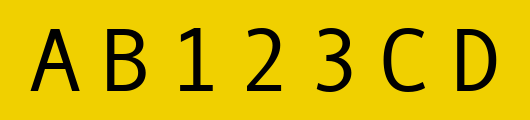
#> input picture premiere/12-projet-plaque/plaque_photo.png, 530 x 120 px
$ python plaque.py
#> lines starting #> are read from the running program, lines starting #| are printed output that depends on the picture
### premiere/12-tp-ocr/ocr.py
"""
Reconnaissance de chiffres et de lettres manuscrits par les k plus proches voisins.
1re NSI - activite guidee OCR.  TRAME a completer au fil de la fiche.

Ce fichier contient :
  - les fonctions FOURNIES (charger, afficher, grille_vers_vecteur) : ne pas les modifier ;
  - les fonctions A COMPLETER : remplacer chaque ... par votre code,
    en suivant les trous (a), (b), (c), (d), (e) de la fiche ;
  - des TESTS, en bas du fichier : chaque etape affiche [OK] ou [A FAIRE].
    Au debut, tout est A FAIRE : c'est normal.

Donnees (a placer dans le meme dossier) :
    chiffres_train.csv / chiffres_test.csv   -> vrais chiffres manuscrits (MNIST)
    lettres_train.csv  / lettres_test.csv    -> vraies lettres manuscrites (EMNIST)

    python3 ocr.py
"""

import csv

TAILLE = 14   # les images font 14 x 14 pixels


# =====================================================================
#  Charger les donnees (fourni)
# =====================================================================

def charger(fichier):
    """Renvoie une liste de couples (pixels, etiquette).
    pixels est une liste de 196 entiers (0 ou 1) ; etiquette une chaine."""
    donnees = []
    with open(fichier, encoding="utf-8", newline="") as f:
        lecteur = csv.reader(f)
        next(lecteur)                        # sauter la ligne d'en-tete
        for ligne in lecteur:
            etiquette = ligne[0]
            pixels = [int(v) for v in ligne[1:]]
            donnees.append((pixels, etiquette))
    return donnees


# =====================================================================
#  Le coeur du k-NN (partie 1) : A COMPLETER
# =====================================================================

# [75 lines left out: functions distance, k_plus_proches, vote, classer, taux_reussite, afficher and 1 more, not called in this run]


# =====================================================================
#  Tests (ne pas modifier)
# =====================================================================

EXEMPLES = [([1, 1], "A"), ([2, 1], "A"), ([5, 4], "B"), ([6, 5], "B")]


def test_distance():
    assert distance([1, 1], [2, 2]) == 2
    assert distance([0, 0, 0], [1, 2, 3]) == 14


def test_k_plus_proches():
    assert k_plus_proches(EXEMPLES, [2, 2], 3) == ["A", "A", "B"]
    assert k_plus_proches(EXEMPLES, [6, 6], 1) == ["B"]


# [4 lines left out: function test_vote, not called in this run]


def test_classer():
    assert classer(EXEMPLES, [2, 2], 3) == "A"
    assert classer(EXEMPLES, [5, 5], 3) == "B"


# [14 lines left out: functions test_taux_reussite, lancer, not called in this run]


# Les tests ne sont lances que si l'on execute ce fichier
# (pas lors d'un import depuis plaque.py).
# [6 lines that do not run on import are left out]
    # Vos essais (parties 2 a 5) peuvent s'ecrire ci-dessous, dans ce bloc.

### premiere/12-projet-plaque/image_vers_grille.py
"""
Outil : transformer une vraie IMAGE en grille de pixels.
Extension OCR - 1re NSI.  (Necessite la bibliotheque Pillow : PIL.)

Ce fichier fournit deux fonctions "boite a outils" :
  - charger_image_gris(fichier) : ouvre une image et renvoie une grille de
    niveaux de gris (des nombres de 0 = noir a 255 = blanc) ;
  - enregistrer_grille(grille, fichier) : sauvegarde une grille de 0/1 en .txt
    (utile pour garder une trace de la grille binarisee).

L'etape interessante -- la BINARISATION (gris -> 0/1 par un seuil) -- est
volontairement laissee a l'eleve dans l'activite.
"""

from PIL import Image


def charger_image_gris(fichier, hauteur_cible=40):
    """Ouvre l'image, la met en niveaux de gris, la reduit a une hauteur
    raisonnable, et renvoie une grille de nombres (0 a 255)."""
    im = Image.open(fichier).convert("L")          # "L" = niveaux de gris
    largeur, hauteur = im.size
    largeur_cible = largeur * hauteur_cible // hauteur
    im = im.resize((largeur_cible, hauteur_cible))
    gris = []
    for y in range(hauteur_cible):
        ligne = []
        for x in range(largeur_cible):
            ligne.append(im.getpixel((x, y)))
        gris.append(ligne)
    return gris


# [11 lines left out: function enregistrer_grille, not called in this run]

### premiere/12-projet-plaque/plaque.py
"""
Lire une plaque d'immatriculation avec les k plus proches voisins.
Projet (suite de l'activite OCR) - 1re NSI.  TRAME a completer au fil de la fiche.

Ce fichier contient :
  - les fonctions FOURNIES (afficher_grille, decouper, redimensionner) ;
  - les fonctions A COMPLETER : remplacer chaque ... par votre code,
    en suivant les trous (a), (b), (c) de la fiche ;
  - des TESTS, en bas du fichier : chaque etape affiche [OK] ou [A FAIRE].
    Au debut, tout est A FAIRE : c'est normal.

Fichiers necessaires dans le meme dossier : votre ocr.py (complete lors du TP OCR),
image_vers_grille.py, caracteres_train.csv, plaque_photo.png
(et lettres/chiffres_train.csv pour l'experience "entrainement manuscrit").

    python3 plaque.py
"""

from ocr import charger, classer, afficher   # on REUTILISE le k-NN de l'activite
from image_vers_grille import charger_image_gris, enregistrer_grille


# =====================================================================
#  0. Binariser : gris (0-255) -> 0/1   (A COMPLETER)
# =====================================================================

def binariser(gris, seuil=100):
    """gris : grille de nombres 0-255. Renvoie une grille de 0/1."""
    grille = []
    for ligne in gris:
        nouvelle = []
        for valeur in ligne:
            if ...:                      # (a) A COMPLETER : le pixel est-il sombre ?
                nouvelle.append(1)       # encre
            else:
                nouvelle.append(0)       # fond
        grille.append(nouvelle)
    return grille


# [10 lines left out: function afficher_grille, not called in this run]


# =====================================================================
#  1. Segmenter par projection   (A COMPLETER)
# =====================================================================

def segmenter(grille):
    """Renvoie la liste des (debut, fin) de colonnes de chaque caractere."""
    hauteur = len(grille)
    largeur = len(grille[0])
    encre = []
    for x in range(largeur):
        total = 0
        for y in range(hauteur):
            total = total + ...          # (b) A COMPLETER : le pixel (y, x)
        encre.append(total)
    segments = []
    x = 0
    while x < largeur:
        if encre[x] > 0:
            debut = x
            while x < largeur and encre[x] > 0:
                x = x + 1
            if x - debut >= 3:         # ignorer les traits trop fins (bruit)
                segments.append((debut, x))
        else:
            x = x + 1
    return segments


# =====================================================================
#  2. Normaliser en 14 x 14   (fourni)
# =====================================================================

# [36 lines left out: functions decouper, redimensionner, not called in this run]


# =====================================================================
#  3 et 4. Classer et assembler   (A COMPLETER)
# =====================================================================

def lire_plaque(fichier_image, exemples, seuil=100, k=3):
    grille = binariser(charger_image_gris(fichier_image), seuil)
    plaque = ""
    for debut, fin in segmenter(grille):
        caractere = redimensionner(decouper(grille, debut, fin))
        plaque = plaque + ...            # (c) A COMPLETER : la classe predite pour ce caractere
    return plaque


# =====================================================================
#  Tests (ne pas modifier)
# =====================================================================

T_GRIS = [[20, 20, 20, 20, 20, 20],
          [220, 220, 30, 30, 220, 220],
          [220, 220, 30, 30, 220, 220],
          [220, 220, 30, 30, 220, 220],
          [220, 220, 30, 30, 220, 220],
          [220, 220, 220, 220, 220, 220]]


def test_binariser():
    grille = binariser(T_GRIS, 100)
    assert grille[0] == [1, 1, 1, 1, 1, 1]
    assert grille[1] == [0, 0, 1, 1, 0, 0]
    assert grille[5] == [0, 0, 0, 0, 0, 0]


def test_segmenter():
    grille = [[1, 1, 1, 0, 0, 1, 1, 1, 1, 0],
              [1, 1, 1, 0, 1, 1, 1, 1, 1, 0]]
    assert segmenter(grille) == [(0, 3), (4, 9)]
    photo = binariser(charger_image_gris("plaque_photo.png"), 100)
    assert len(segmenter(photo)) == 7


def test_lire_plaque():
    imprime = charger("caracteres_train.csv")
    assert lire_plaque("plaque_photo.png", imprime) == "AB123CD"


def lancer(nom, test):
    try:
        test()
#> (reads premiere/12-projet-plaque/caracteres_train.csv from the repository)
#> in charger_image_gris, `im = Image.open(fichier).convert("L")          # "L" = niveaux de gris`:
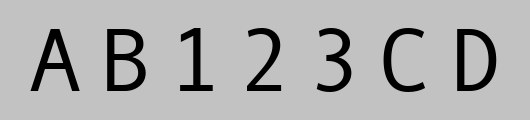
#> im: PIL image 530x120 L; min 0, max 194, mean 174.9
#> in charger_image_gris, `im = im.resize((largeur_cible, hauteur_cible))`:
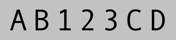
#> im: PIL image 176x40 L; min 0, max 208, mean 175.3
#> after the loop in charger_image_gris, `for y in range(hauteur_cible):`: gris = 40 items
#> the loop in binariser (call 2), `for ligne in gris:` made 40 passes
#> after the loop in lire_plaque, `for debut, fin in segmenter(grille):`: plaque = ''
        print("[OK]      ", nom)
    except Exception:
        print("[A FAIRE] ", nom)


if __name__ == "__main__":
    lancer("Etape 0 : binariser", test_binariser)
    lancer("Etape 1 : segmenter (7 caracteres sur la photo)", test_segmenter)
    lancer("Etapes 3 et 4 : lire_plaque (necessite votre ocr.py complet)", test_lire_plaque)
    # Vos essais peuvent s'ecrire ci-dessous, dans ce bloc.
